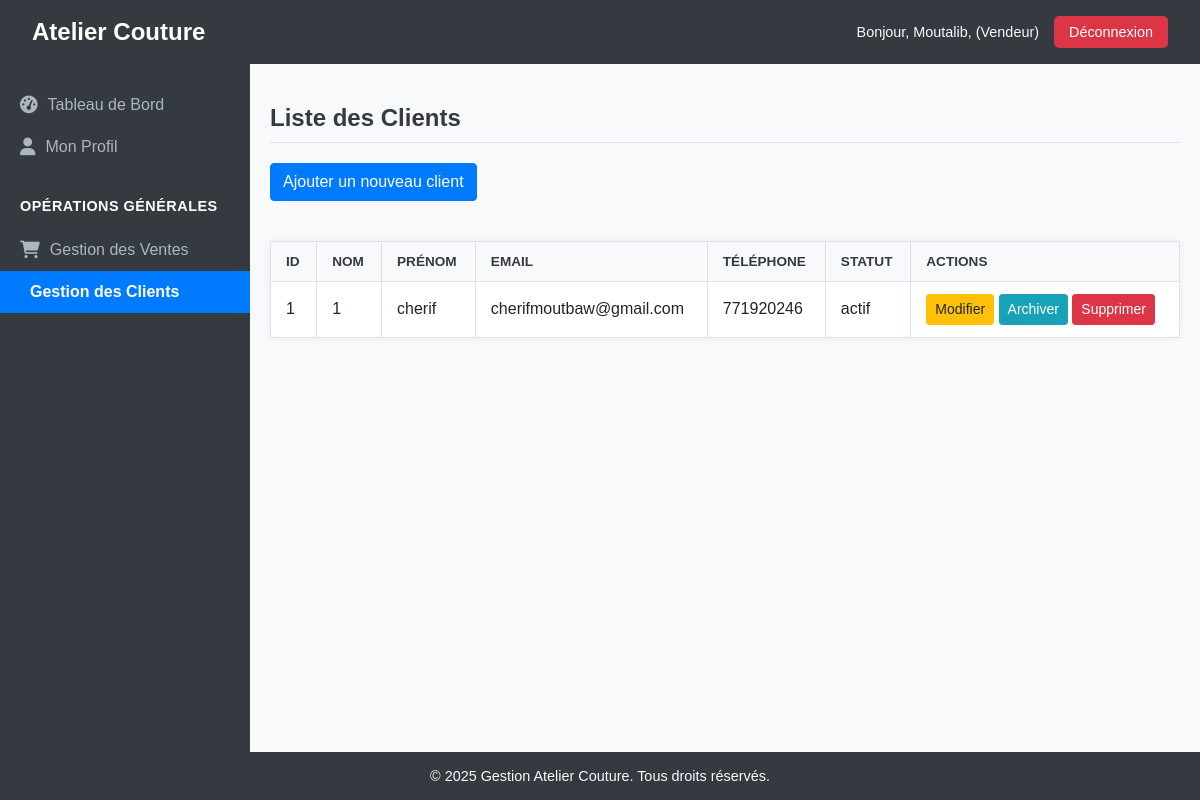
/index.php?action=clients (signed in), run on the app's committed database.
### tables this page shows
CREATE TABLE IF NOT EXISTS `clients` (
  `client_id` int NOT NULL AUTO_INCREMENT,
  `nom` varchar(100) NOT NULL,
  `prenom` varchar(100) DEFAULT NULL,
  `telephone_portable` varchar(20) NOT NULL,
  `email` varchar(255) DEFAULT NULL,
  `adresse` varchar(255) DEFAULT NULL,
  `photo` varchar(255) DEFAULT NULL,
  `observations` text,
  `date_creation` datetime DEFAULT CURRENT_TIMESTAMP,
  `archive` tinyint(1) DEFAULT '0',
  `statut` varchar(50) NOT NULL DEFAULT 'actif',
  PRIMARY KEY (`client_id`)
);

### src/Controllers/Controller.php (called while the page is built, shortened)
<?php
abstract class Controller {
    protected function render(string $path, array $data = []): void {
        extract($data);
        require_once ROOT_PATH . '/vues/' . $path . '.php';
    }
}

### src/Controllers/ClientController.php (called while the page is built, shortened)
<?php
class ClientController extends Controller {
    private $clientService;
    public function __construct() {
        $this->clientService = new ClientService();
    }
    public function list(): void {
        $clients = $this->clientService->getAllClients();
        $this->render('clients/liste', [
            'clients' => $clients,
            'title' => 'Liste des Clients'
        ]);
    }
}

### config/config.php (called while the page is built, shortened)
<?php
spl_autoload_register(function ($class) {
    $prefix = 'App\\';
    $base_dir = ROOT_PATH . '/src/';
    $len = strlen($prefix);
    $relative_class = substr($class, $len);
    $file = $base_dir . str_replace('\\', '/', $relative_class) . '.php';
});
?>

### src/Repositories/ConnexionBD.php (called while the page is built, shortened)
<?php
class ConnexionBD {
    private static $instance = null;
    private $conn;
    private function __construct() {
        $this->host = DB_HOST;
        $this->db_name = DB_NAME;
        $this->username = DB_USER;
        $this->password = DB_PASSWORD;
        try {
            $dsn = "mysql:host={$this->host};dbname={$this->db_name};charset=utf8mb4";
            $options = [
                PDO::ATTR_ERRMODE            => PDO::ERRMODE_EXCEPTION,
                PDO::ATTR_DEFAULT_FETCH_MODE => PDO::FETCH_ASSOC,
                PDO::ATTR_EMULATE_PREPARES   => false,
            ];
            $this->conn = new PDO($dsn, $this->username, $this->password, $options);
        } catch (PDOException $e) {
            die("Erreur de connexion à la base de données : " . $e->getMessage());
        }
    }
    public static function getInstance() {
        if (self::$instance === null) {
            self::$instance = new ConnexionBD();
        }
        return self::$instance;
    }
    public function getConnexion() {
        return $this->conn;
    }
}

### src/Services/ClientService.php (called while the page is built, shortened)
<?php
class ClientService {
    private $clientRepository;
    public function __construct() {
        $this->clientRepository = new ClientRepository();
    }
    public function getAllClients(): array {
        $clientsData = $this->clientRepository->findAll();
        $clients = [];
        foreach ($clientsData as $data) {
            $clients[] = (new Client())->fromArray($data);
        }
        return $clients;
    }
}

### src/Repositories/BaseRepository.php (called while the page is built, shortened)
<?php
abstract class BaseRepository {
    protected $db;
    protected $table;
    public function __construct(string $table, string $idColumn = 'id') {
        $this->db = ConnexionBD::getInstance()->getConnexion();
        $this->table = $table;
    }
    public function findAll(): array {
        $stmt = $this->db->query("SELECT * FROM {$this->table} WHERE statut = 'actif'");
        return $stmt->fetchAll(PDO::FETCH_ASSOC);
    }
}

### src/Models/Client.php (called while the page is built, shortened)
<?php
class Client {
    private $client_id;
    private $nom;
    private $prenom;
    private $telephone;
    private $email;
    private $statut;
    public function __construct(
        $client_id = null, $nom = null, $prenom = null, $telephone = null, $email = null,
        $adresse = null, $date_creation = null, $statut = 'actif'
    ) {
        $this->client_id = $client_id;
        $this->nom = $nom;
        $this->prenom = $prenom;
        $this->telephone = $telephone;
        $this->email = $email;
        $this->statut = $statut;
    }
    public function getClientId(): ?int { return $this->client_id; }
    public function getNom(): ?string { return $this->nom; }
    public function getPrenom(): ?string { return $this->prenom; }
    public function getTelephone(): ?string { return $this->telephone; }
    public function getEmail(): ?string { return $this->email; }
    public function getStatut(): ?string { return $this->statut; }
    public static function fromArray(array $data): self {
        return new self(
            $data['client_id'] ?? null,
            $data['nom'] ?? null,
            $data['prenom'] ?? null,
            $data['telephone_portable'] ?? null,
            $data['email'] ?? null,
            $data['adresse'] ?? null,
            $data['date_creation'] ?? null,
            $data['statut'] ?? 'actif'
        );
    }
}

### vues/clients/liste.php (the view, shortened to what this page needs)
<?php require_once ROOT_PATH . '/vues/includes/header.php'; ?>
<main class="content">
    <h2><?= htmlspecialchars($title) ?></h2>
    <a href="<?= BASE_URL ?>index.php?action=ajouterClient" class="btn btn-primary" style="margin-bottom: 20px;">Ajouter un nouveau client</a>
    <?php if (!empty($clients)): ?>
        <table>
            <thead>
                <tr>
                    <th>ID</th>
                    <th>Nom</th>
                    <th>Prénom</th>
                    <th>Email</th>
                    <th>Téléphone</th>
                    <th>Statut</th>
                    <th>Actions</th>
                </tr>
            </thead>
            <tbody>
                <?php foreach ($clients as $client): ?>
                    <tr>
                        <td><?= htmlspecialchars($client->getClientId()) ?></td>
                        <td><?= htmlspecialchars($client->getNom()) ?></td>
                        <td><?= htmlspecialchars($client->getPrenom()) ?></td>
                        <td><?= htmlspecialchars($client->getEmail()) ?></td>
                        <td><?= htmlspecialchars($client->getTelephone()) ?></td>
                        <td><?= htmlspecialchars($client->getStatut()) ?></td>
                        <td>
                            <a href="<?= BASE_URL ?>index.php?action=modifierClient&id=<?= $client->getClientId() ?>" class="btn btn-sm btn-warning">Modifier</a>
                            <a href="<?= BASE_URL ?>index.php?action=archiveClient&id=<?= $client->getClientId() ?>" class="btn btn-sm btn-info" onclick="return confirm('Êtes-vous sûr de vouloir archiver ce client ?');">Archiver</a>
                            <a href="<?= BASE_URL ?>index.php?action=supprimerClient&id=<?= $client->getClientId() ?>" class="btn btn-sm btn-danger" onclick="return confirm('Êtes-vous sûr de vouloir SUPPRIMER DÉFINITIVEMENT ce client ? Cette action est irréversible.');">Supprimer</a>
                        </td>
                    </tr>
                <?php endforeach; ?>
            </tbody>
        </table>
    <?php else: ?>
        <p>Aucun client trouvé.</p>
    <?php endif; ?>
</main>
<?php require_once ROOT_PATH . '/vues/includes/footer.php'; ?>

### public/assets/css/style.css (style rules this page uses)
:root { --primary-color: #007bff; --secondary-color: #6c757d; --success-color: #28a745; --warning-color: #ffc107; --danger-color: #dc3545; --info-color: #17a2b8; --light-color: #f8f9fa; --dark-color: #343a40; --header-bg: #343a40; --sidebar-bg: #343a40; --sidebar-link-color: #adb5bd; --sidebar-link-hover-bg: #495057; --sidebar-active-link-bg: #007bff; --content-bg: #f8f9fa; --border-color: #dee2e6; --text-color: #212529; }
body { font-family: Arial, sans-serif; margin: 0; padding: 0; display: flex; flex-direction: column; min-height: 100vh; background-color: var(--content-bg); color: var(--text-color); }
.content { flex: 1; padding: 20px; background-color: var(--content-bg); overflow-y: auto; }
.content h2 { color: var(--dark-color); margin-bottom: 20px; border-bottom: 1px solid var(--border-color); padding-bottom: 10px; }
table { width: 100%; border-collapse: collapse; margin-top: 20px; background-color: white; box-shadow: 0 0 10px rgba(0, 0, 0, 0.05); }
table th, table td { border: 1px solid var(--border-color); padding: 12px 15px; text-align: left; }
table th { background-color: var(--light-color); color: var(--dark-color); font-weight: bold; text-transform: uppercase; font-size: 0.85rem; }
.btn { display: inline-block; font-weight: 400; color: white; text-align: center; vertical-align: middle; -webkit-user-select: none; -moz-user-select: none; -ms-user-select: none; user-select: none; background-color: transparent; border: 1px solid transparent; padding: 0.375rem 0.75rem; font-size: 1rem; line-height: 1.5; border-radius: 0.25rem; transition: color 0.15s ease-in-out, background-color 0.15s ease-in-out, border-color 0.15s ease-in-out, box-shadow 0.15s ease-in-out; text-decoration: none; }
.btn-primary { color: white; background-color: var(--primary-color); border-color: var(--primary-color); }
.btn-warning { color: #212529; background-color: var(--warning-color); border-color: var(--warning-color); }
.btn-info { color: white; background-color: var(--info-color); border-color: var(--info-color); }
.btn-danger { color: white; background-color: var(--danger-color); border-color: var(--danger-color); }
.btn-sm { padding: 0.25rem 0.5rem; font-size: 0.875rem; border-radius: 0.2rem; }

### data on the page
clients: client_id "1", nom "1", prenom "cherif", email "cherifmoutbaw@gmail.com", telephone_portable "771920246", statut "actif"

### other printed values
$_SESSION['user_prenom'] "Moutalib"
$_SESSION['user_role'] "Vendeur"
$title "Liste des Clients"
